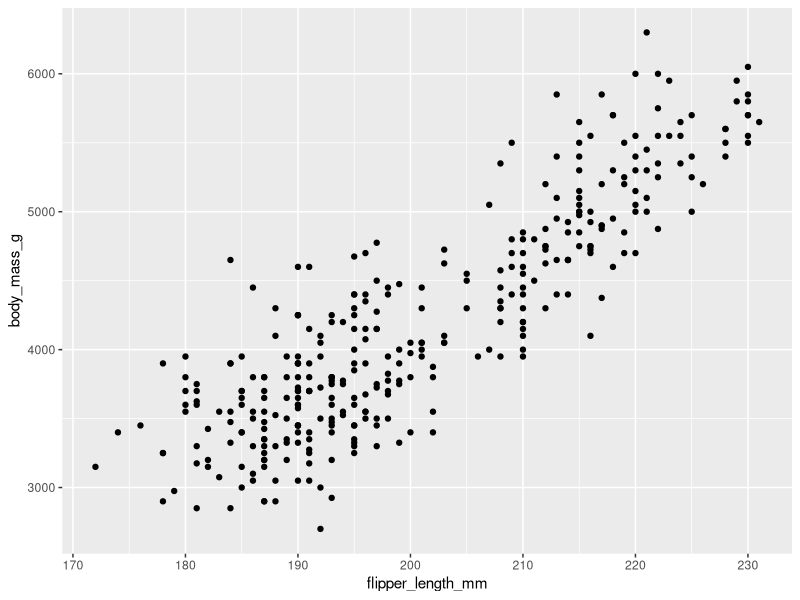
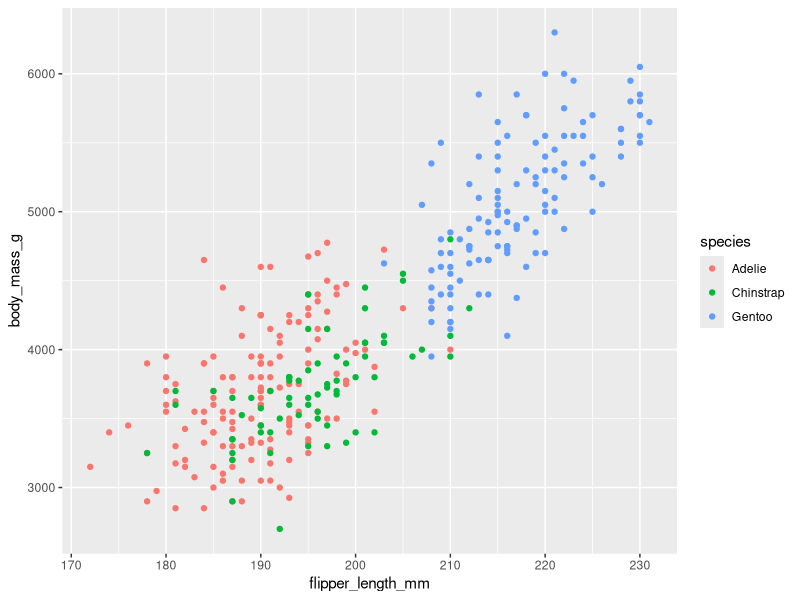
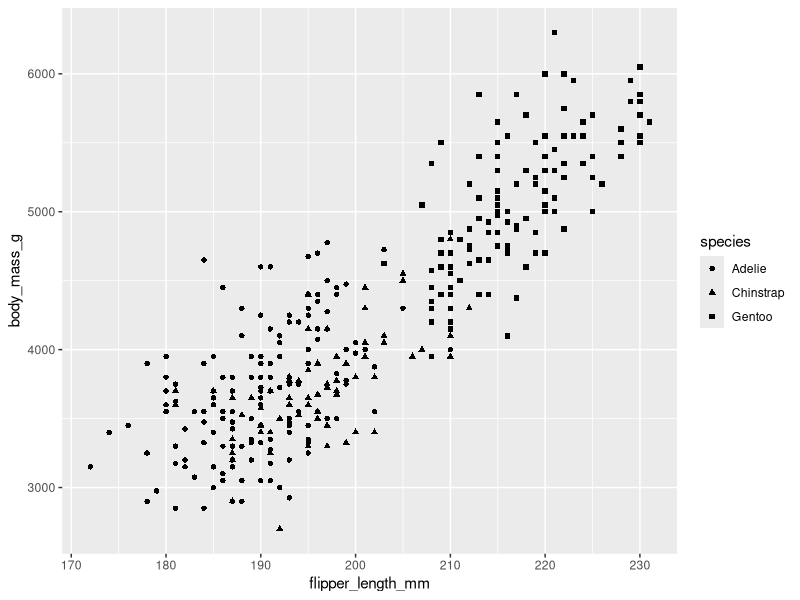
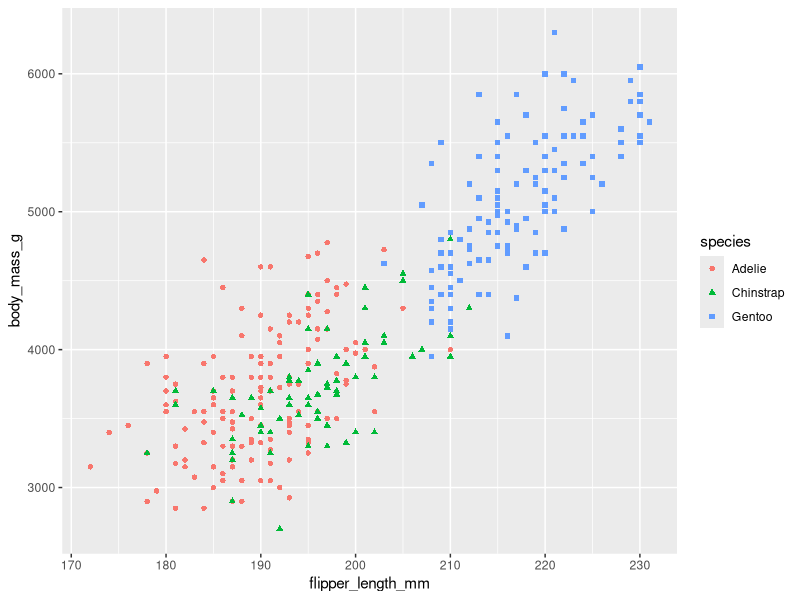
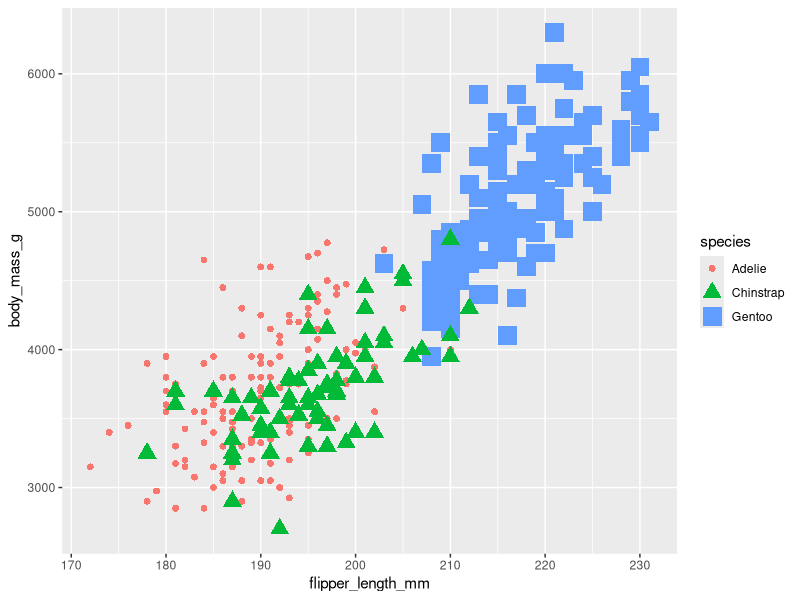
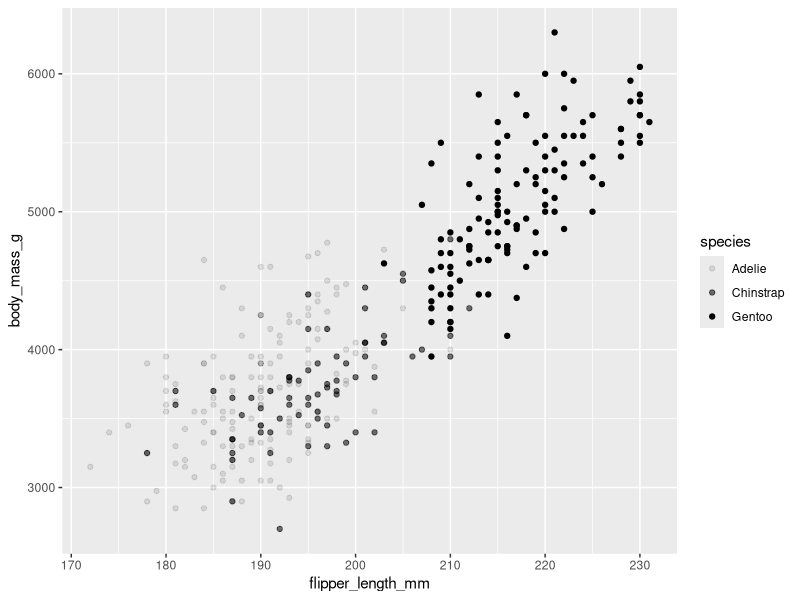
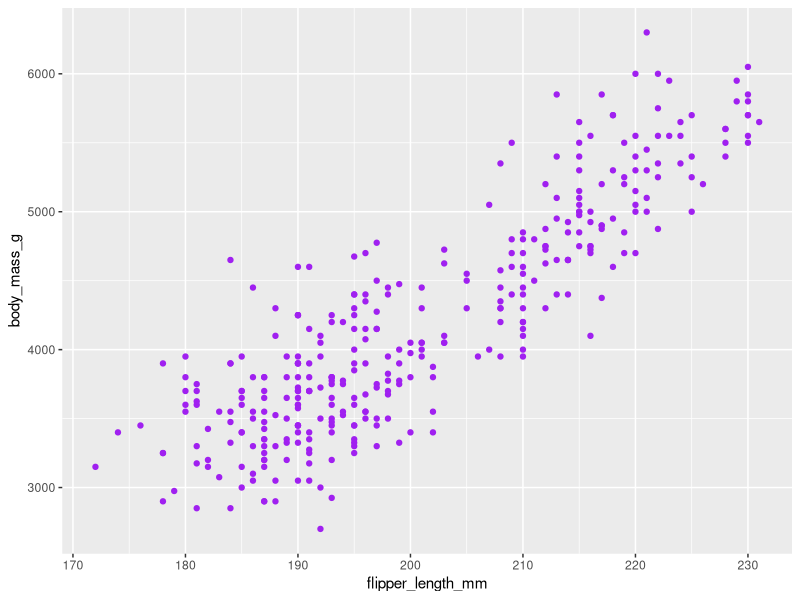

Write R code to recreate these figures, in order.
# Elementos basicos de visualizacion 

# En R existen multiples paquetes que permiten crear visualizacion de datos.
# Plotly te permite realizar una gran variedad de funciones de visualización,
# por otro lado, RGL se enfoca en soluciones específicas como visualizaciones 3D.

# Algunos de los paquetes más populares incluyen:
# ggplot2, Plotly, Lattice, RGL, Dygraphs, Leaflet, Highcharter, Patchwork, 
# gganimate y ggridges. 

# ggplot2
# Creado por el estadístico y desarrolador Hadley Wickham en 2005, inspirado por
# el libro "The Grammar of Graphics", un estudio académico sobre la visualizacion
# de datos, escrito por el cientifico de la computación Leland Wilkinson.

# De igual forma que los humanos usamos la gramatica para establecer normas para
# crear oraciones, la gramática de los gráficos nos da normas para armar 
# cualquier tipo de visualización.

# ggplot2 tiene algunos bloques de constricción básicos que puedes usar para crear
# diagramas. Cuando tenemos claros estos bloques de consturccion básicos podemos
# usarlos para crear muchos tipos de diagramas diferentes. Además, puedes agregar
# o quitar capas de detalles a tu diatrama sin cambiar su estructura básica o los
# datos subyacentes.

# Puedes crear todo tipo de diagramas diferentes, entre ellos, diagramas de 
# dispersión, gráficos de barras, diagramas de línea, y muchos más. 
# Puedes cambiar los colores, el diseño y las dimensiones de tus diagramas y
# agregar elementos de texto como títulos, leyendas y etiquetas. Con solo un poco 
# de código puedes crear representaciones visuales de alta calidad.
# Además, ggplot2 te deja combinar manipulación y visualización de datos usando el 
# operador de canalización. Ggplot2 también tiene muchísimas funciones que 
# satisfacen todas tus necesidades de visualización de datos. 

# Nos enfocaremos en algunos conceptos centrales en ggplot2: 
# estética, figuras geométricas, facetas, etiquetas y anotaciones.

# Estética
# la estética incluye cosas como el tamaño, la forma y el color de tus puntos de 
# datos. Piensa en una estética como una conexión o mapeo entre una característica 
# visual en tu diagrama y una variable en tus datos. 

# Figuras geométricas
# Una figura geométrica se refiere al objeto geométrico usado para representar 
# tus datos. Por ejemplo, puedes usar puntos para crear un diagrama de dispersión,
# barras para crear un gráfico de barras o líneas para crear un diagrama de líneas. 
# Puedes elegir una figura geométrica que se adapte al tipo de datos que tienes. 
# Los puntos muestran la relación entre dos variables cuantitativas. 
# Las barras muestran una variable cuantitativa que varía entre diferentes categorías.

# Facetas
# Las facetas te permiten mostrar grupos más pequeños, o subconjuntos, de datos.
# Con las facetas, puedes crear diagramas separados para todas las variables 
# en tu conjunto de datos.

# Funciones label y annotate
# Por último, las funciones label y annotate te dejan personalizar tu diagrama. 
# Puedes agregar texto como títulos, subtítulos y leyendas para comunicar el
# propósito de tu diagrama o destacar datos importantes.

# Proceso de creación de un diagrama

# 1. Preparar datps
# El paquete ggplot2 te permite usar código R para especificar el conjunto de 
# datos, la figura geométrica y la estética de tu diagrama.
# Para hacerlo, primero elige un conjunto de datos con el que trabajar. 
library(ggplot2)
library(palmerpenguins)
data("penguins")
View(penguins)

# 2. Creación del diagrama

# Supongamos que quieres modelar la relación entre masa corporal y longitud de
# aletas en las tres especies de pingüino. Puedes elegir una figura geométrica
# específica que se adapte al tipo de datos que tienes. Los puntos muestran la
# relación entre dos variables cuantitativas. Un diagrama de dispersión de puntos
# sería una manera eficaz de mostrar la relación entre las dos variables. 
# Puedes colocar longitud de aleta en el eje X y masa corporal en el eje Y.

ggplot(data = penguins) +geom_point(mapping = aes(x = flipper_length_mm, 
                                                  y = body_mass_g))

# ggplot(data = penguins):En ggplot 2, comienzas un diagrama con la función
# ggplot(). La función ggplot() crea un sistema de coordenadas al que puedes 
# agregar capas. El primer argumento de la función ggplot() es el conjunto de 
# datos a usar en el diagrama. En este caso, es “penguins”.

# +: Luego agregas un símbolo “+” para agregar una nueva capa a tu diagrama. 
# Completas el diagrama agregando una o más capas a ggplot().

# geom_point(): Luego eliges una figura geométrica agregando una función 
# geométrica. La función geom_point() usa puntos para crear diagramas de 
# dispersión, la función geom_bar usa barras para crear gráficos de barras, etc.
# En este caso, elige la función geom_point para crear un diagrama de dispersión 
# de puntos. El paquete ggplot2 viene con muchas funciones geométricas diferentes. 

# (mapping = aes(x = flipper_length_mm, y = body_mass_g)): Cada función geométrica
# en ggplot2 toma un argumento de mapeo. Esto define cómo se aplican variables 
# de tu conjunto de datos a propiedades visuales. El argumento de mapeo siempre
# se utiliza en conjunto con la función aes(). Los argumentos X e Y de la 
# función aes() especifican qué variables aplicar al eje X y al eje Y del 
# sistema de coordenadas. En este caso, quieres aplicar la variable 
# “flipper_length_mm” al eje X y la variable “body_mass_g” al eje Y.

# El diagrama muestra una relación positiva entre las dos variables.
# Es decir, cuanto más grande es el pingüino, más larga es la aleta.

# Consejo profesional: Puedes escribir la misma sección de código que aparece
# arriba usando una sintaxis diferente con el argumento de mapeo dentro de la
# llamada de ggplot(): 
#   ggplot(data = penguins, mapping = aes(x = flipper_length_mm, 
#                                         y = body_mass_g)) + geom_point()

#  Modificar la apariencia de las visualizaciones

# Con la estética podemos cambiar la apariencia de nuestros datos en la 
# visualizacion que estamos crando. Existen tres atributos básicos a tener en
# cuenta al crear visualizaciones de datos.

# La estética se define como una propiedad visual de un objeto de tu diagrama y
# los tres atributos eséticos son los siguientes:

# color, tamaño y forma

# color: te permite modificar el color de todos los puntos de tu diagrama o el
# color de cada grupo de datos.

ggplot(data=penguins) + geom_point(mapping = aes(x=flipper_length_mm, 
                                                 y=body_mass_g,
                                                 color=species))
# En el bloque anterior decimos que cambie el color por cada especie diferente.

# tamaño: te permite modificar el tamaño de los puntos de tu diagrama por grupo
# de datos

# forma: te permite modificar la forma de los puntos de tu diagrama por grupo 
# de datos

ggplot(data=penguins) + geom_point(mapping = aes(x=flipper_length_mm, 
                                                 y=body_mass_g,
                                                 shape=species))
# Aqui destacamos las diferentes especies usando diferentes formas geometricas
# aplicando la variable especies a la estetica shape

# Podemos aplicar más de una estetica a una misma variable
ggplot(data=penguins) + geom_point(mapping = aes(x=flipper_length_mm, 
                                                 y=body_mass_g,
                                                 shape=species, color=species))
# Aplicando las tres esteticas
ggplot(data=penguins) + geom_point(mapping = aes(x=flipper_length_mm, 
                                                 y=body_mass_g,
                                                 shape=species, 
                                                 color=species,
                                                 size=species))
# estetica alpha
# Esta estetica mapaea nuestros datos con la estetica alfa que controla la 
# transparencia de los puntos.
ggplot(data=penguins) + geom_point(mapping = aes(x=flipper_length_mm, 
                                                 y=body_mass_g,
                                                 alpha=species))

# Todo lo relacionado con la estetica de nuestro conjunto de datos ira dentro de
# la funcion aes(), definir los ejex x e y son parte de la estetica. Como  se 
# mencionó, modificar el color, tamaño y forma es parte de la estetica, por lo 
# que si deseamos modificarlos iran dentro de la función mecionada.

# Con la funcion aes, tambien mapeamos nuestros datos lo que significa emparejar
# una variable especifica en tu conjunto de datos con una estética especifica.

# Podemos fijar una estetica por separado de una variable especifica. 
# Digamos que queremos cambiar el color de tosos los puntos a violeta.
# Pero no queremos aplicar color a una variable especifica como especia. Solo
# queremos que cada punto de nuestro diagrama de dispersion sea violeta. Para 
# lograrlo debemos colocar nuestro nuevo trozo de codigo fuera de la funcion
# aes y usar comillas para nuestro valor de color.

ggplot(data=penguins) + geom_point(mapping = aes(x=flipper_length_mm, 
                                                 y=body_mass_g,),
                                   color='purple')